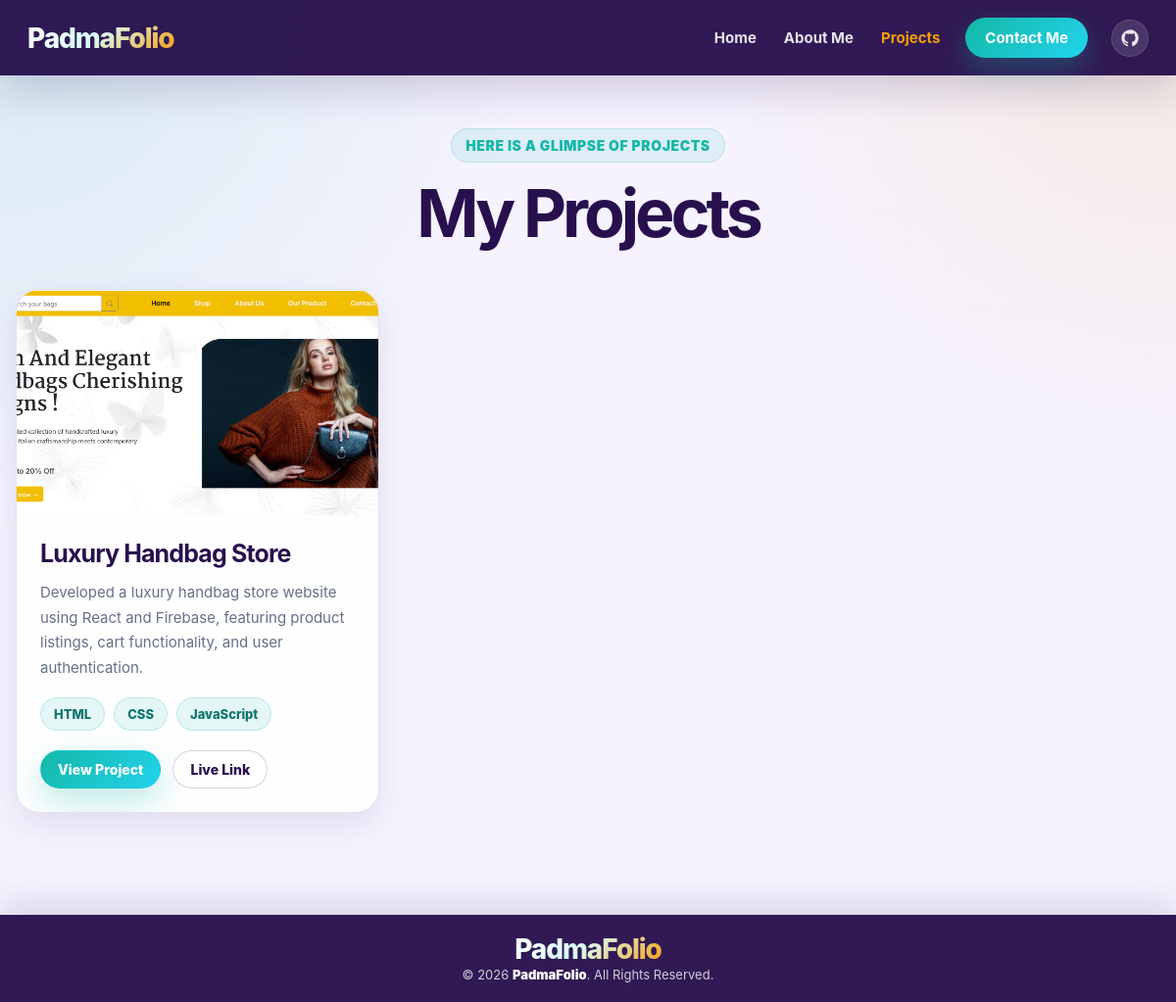
/projects/, run on the app's committed database.
### portfolio/models.py (models this page shows, shortened)
class ProjectsPageContent(models.Model):
    small_title = models.CharField(
        max_length=80,
        default='Portfolio',
        help_text='Small label shown above the projects page heading.'
    )
    heading = models.CharField(
        max_length=160,
        default='My Projects',
        help_text='Main heading shown on the projects page.'
    )
    description = models.TextField(
        blank=True,
        default='A collection of projects added from Django Admin with screenshots, live links, and GitHub links.',
        help_text='Optional short description shown under the projects page heading.'
    )
    is_visible = models.BooleanField(
        default=True,
        help_text='Turn off to hide the projects page heading.'
    )
    class Meta:
        verbose_name = 'Projects Page Content'
        verbose_name_plural = 'Projects Page Content'

class Project(models.Model):
    title = models.CharField(max_length=150)
    short_description = models.TextField()
    full_description = models.TextField(blank=True)
    screenshot = models.ImageField(upload_to='projects/')
    technology = models.CharField(
        max_length=255,
        help_text="Separate technologies with commas. Example: HTML, CSS, JavaScript, Django"
    )
    live_link = models.URLField(blank=True, help_text="Paste the live website/project URL here.")
    github_link = models.URLField(blank=True, help_text="Paste the GitHub repository URL here.")
    is_latest = models.BooleanField(
        default=False,
        help_text="Turn this on to show the project on the home page. If none are selected, the newest projects are shown."
    )
    order = models.PositiveIntegerField(default=0, help_text="Lower number appears first.")
    created_at = models.DateTimeField(auto_now_add=True)
    class Meta:
        ordering = ['order', '-created_at']
    @property
    def technology_list(self):
        normalized = self.technology.replace('|', ',').replace('•', ',')
        parts = [item.strip() for item in normalized.split(',') if item.strip()]
        if parts:
            return parts
        return [item.strip() for item in self.technology.split() if item.strip()]

class Profile(models.Model):
    full_name = models.CharField(max_length=150)
    job_title = models.CharField(max_length=150)
    short_intro = models.TextField()
    about_me = models.TextField()
    profile_image = models.ImageField(upload_to='profile/', blank=True, null=True)
    cv_file = models.FileField(upload_to='cv/', blank=True, null=True)
    logo_text = models.CharField(max_length=100, default='PadmaFolio')
    address = models.CharField(max_length=255, blank=True)
    phone = models.CharField(max_length=30, blank=True)
    email = models.EmailField(blank=True)
    portfolio_website = models.URLField(blank=True)
    github = models.URLField(blank=True)
    linkedin = models.URLField(blank=True)

### portfolio/views.py (the view)
# urls.py: path('projects/', views.projects, name='projects'),
def projects(request):
    profile = get_profile()
    all_projects = Project.objects.all().order_by("-id")
    projects_page = ProjectsPageContent.objects.first()
    return render(
        request,
        "portfolio/projects.html",
        {
            "profile": profile,
            "projects": all_projects,
            "projects_page": projects_page,
        },
    )

### portfolio/views.py (called while the page is built)
def get_profile():
    return Profile.objects.first()

### portfolio/templates/portfolio/projects.html (shortened to what this page needs)
{% extends 'portfolio/base.html' %}
{% load static %}
{% block extra_css %}
<link rel="stylesheet" href="{% static 'portfolio/css/projects.css' %}?v=projects-page-heading">
{% endblock %}
{% block content %}
<section class="projects-page">
    {% if projects_page and projects_page.is_visible %}
    <div class="projects-heading">
        {% if projects_page.small_title %}
            <p class="section-kicker">{{ projects_page.small_title }}</p>
        {% endif %}
        <h1>{{ projects_page.heading }}</h1>
    </div>
    {% endif %}
    <div class="project-grid">
        {% for project in projects %}
        <article class="project-card">
            <div class="project-image-wrap">
                {% if project.screenshot %}
                    <img src="{{ project.screenshot.url }}" alt="{{ project.title }} screenshot">
                {% endif %}
            </div>
            <div class="project-content">
                <h2>{{ project.title }}</h2>
                <p>{{ project.short_description|truncatewords:28 }}</p>
                <div class="tech-list">
                    {% for tech in project.technology_list %}
                        <span>{{ tech }}</span>
                    {% endfor %}
                </div>
                <div class="project-actions">
                    <a href="{% url 'project_detail' project.pk %}" class="main-btn small-btn">View Project</a>
                    {% if project.live_link %}
                        <a href="{{ project.live_link }}" target="_blank" rel="noopener noreferrer" class="outline-btn small-btn">Live Link</a>
                    {% endif %}
                </div>
            </div>
        </article>
        {% endfor %}
    </div>
</section>
{% endblock %}

### portfolio/templates/portfolio/base.html (shortened to what this page needs)
{% load static %}
<!DOCTYPE html>
<html lang="en">
<head>
    <link rel="stylesheet" href="{% static 'portfolio/css/base.css' %}?v=full-width-nav-footer">
    {% block extra_css %}{% endblock %}
</head>
<body>
<header class="navbar">
    <div class="logo">
        <a href="{% url 'home' %}">
            <span>{{ profile.logo_text|default:"PadmaFolio" }}</span>
        </a>
    </div>
    <nav class="nav-links" id="navLinks">
        <a href="{% url 'home' %}"
           class="{% if request.resolver_match.url_name == 'home' %}active{% endif %}">
            Home
        </a>
        <a href="{% url 'about' %}"
           class="{% if request.resolver_match.url_name == 'about' %}active{% endif %}">
            About Me
        </a>
        <a href="{% url 'projects' %}"
           class="{% if request.resolver_match.url_name == 'projects' or request.resolver_match.url_name == 'project_detail' %}active{% endif %}">
            Projects
        </a>
        <a href="{% url 'contact' %}"
           class="contact-btn {% if request.resolver_match.url_name == 'contact' %}active-contact{% endif %}">
            Contact Me
        </a>
        <div class="nav-social">
            {% if profile.github %}
                <a href="{{ profile.github }}" target="_blank" rel="noopener noreferrer" aria-label="GitHub" class="social-icon">
                </a>
            {% endif %}
        </div>
    </nav>
</header>
<main>
    {% block content %}{% endblock %}
</main>
<footer class="site-footer">
   <div class="logo">
        <a href="{% url 'home' %}">
            <span>{{ profile.logo_text|default:"PadmaFolio" }}</span>
        </a>
        <p class="footer-copy">
            © 2026 <strong>{{ profile.logo_text|default:"PadmaFolio" }}</strong>. All Rights Reserved.
        </p>
        </div>
</footer>
</body>
</html>

### portfolio/static/portfolio/css/projects.css (style rules this page uses)
.projects-page { width: min(calc(100% - 32px), var(--container)); margin: 0 auto; padding: 54px 0 34px; }
.projects-heading { max-width: 780px; margin: 0 auto 42px; text-align: center; animation: fadeUp 0.8s ease both; }
.projects-heading h1 { color: var(--primary); font-size: clamp(38px, 6vw, 68px); line-height: 1.05; letter-spacing: -0.06em; margin: 16px 0 14px; }
.project-grid { display: grid; grid-template-columns: repeat(3, 1fr); gap: 28px; }
.project-card { background: rgba(255, 255, 255, 0.88); border: 1px solid var(--border); border-radius: 24px; overflow: hidden; box-shadow: var(--shadow-soft); transition: 0.4s ease; animation: fadeUp 0.9s ease both; }
.project-image-wrap { overflow: hidden; background: linear-gradient(135deg, rgba(40,16,78,.12), rgba(20,184,166,.12)); }
.project-card img { width: 100%; height: 230px; object-fit: cover; transition: 0.5s ease; }
.project-content { padding: 24px; }
.project-content h2 { font-size: 25px; color: var(--primary); margin-bottom: 12px; letter-spacing: -0.035em; }
.project-content p { line-height: 1.7; color: var(--muted); font-size: 15px; }

### data on the page
ProjectsPageContent: small_title "HERE IS A GLIMPSE OF PROJECTS", heading "My Projects"
Project: screenshot (picture), title "Luxury Handbag Store", short_description "Developed a luxury handbag store website using React and Firebase, featuring product listings, cart functionality, and user authentication.", technology_list "HTML" "CSS" "JavaScript"
Profile: logo_text "PadmaFolio"
